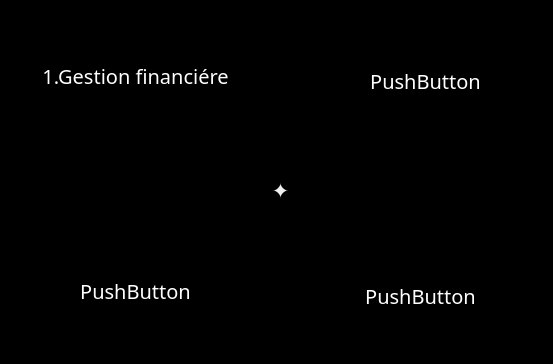
<?xml version="1.0" encoding="UTF-8"?>
<ui version="4.0">
 <class>dialogmenu</class>
 <widget class="QDialog" name="dialogmenu">
  <property name="geometry">
   <rect>
    <x>0</x>
    <y>0</y>
    <width>553</width>
    <height>364</height>
   </rect>
  </property>
  <property name="windowTitle">
   <string>Dialog</string>
  </property>
  <property name="styleSheet">
   <string notr="true">QPushButton
{
text-align:center;
font-size:20px;
font-family: Impact;
  color: white;
  background-color: black;
  border-width:5px;
  border-radius:10px;
}
QPushButton:hover { background-color: white;
color:black;
text-decoration: underline; }</string>
  </property>
  <widget class="QPushButton" name="btn1">
   <property name="geometry">
    <rect>
     <x>-10</x>
     <y>-40</y>
     <width>291</width>
     <height>231</height>
    </rect>
   </property>
   <property name="cursor">
    <cursorShape>PointingHandCursor</cursorShape>
   </property>
   <property name="text">
    <string>1.Gestion financiére</string>
   </property>
  </widget>
  <widget class="QPushButton" name="pushButton_2">
   <property name="geometry">
    <rect>
     <x>280</x>
     <y>-30</y>
     <width>291</width>
     <height>221</height>
    </rect>
   </property>
   <property name="cursor">
    <cursorShape>PointingHandCursor</cursorShape>
   </property>
   <property name="text">
    <string>PushButton</string>
   </property>
  </widget>
  <widget class="QPushButton" name="pushButton_3">
   <property name="geometry">
    <rect>
     <x>-10</x>
     <y>190</y>
     <width>291</width>
     <height>201</height>
    </rect>
   </property>
   <property name="cursor">
    <cursorShape>PointingHandCursor</cursorShape>
   </property>
   <property name="text">
    <string>PushButton</string>
   </property>
   <property name="default">
    <bool>false</bool>
   </property>
  </widget>
  <widget class="QPushButton" name="pushButton_4">
   <property name="geometry">
    <rect>
     <x>280</x>
     <y>190</y>
     <width>281</width>
     <height>211</height>
    </rect>
   </property>
   <property name="cursor">
    <cursorShape>PointingHandCursor</cursorShape>
   </property>
   <property name="text">
    <string>PushButton</string>
   </property>
  </widget>
 </widget>
 <resources/>
 <connections/>
</ui>
